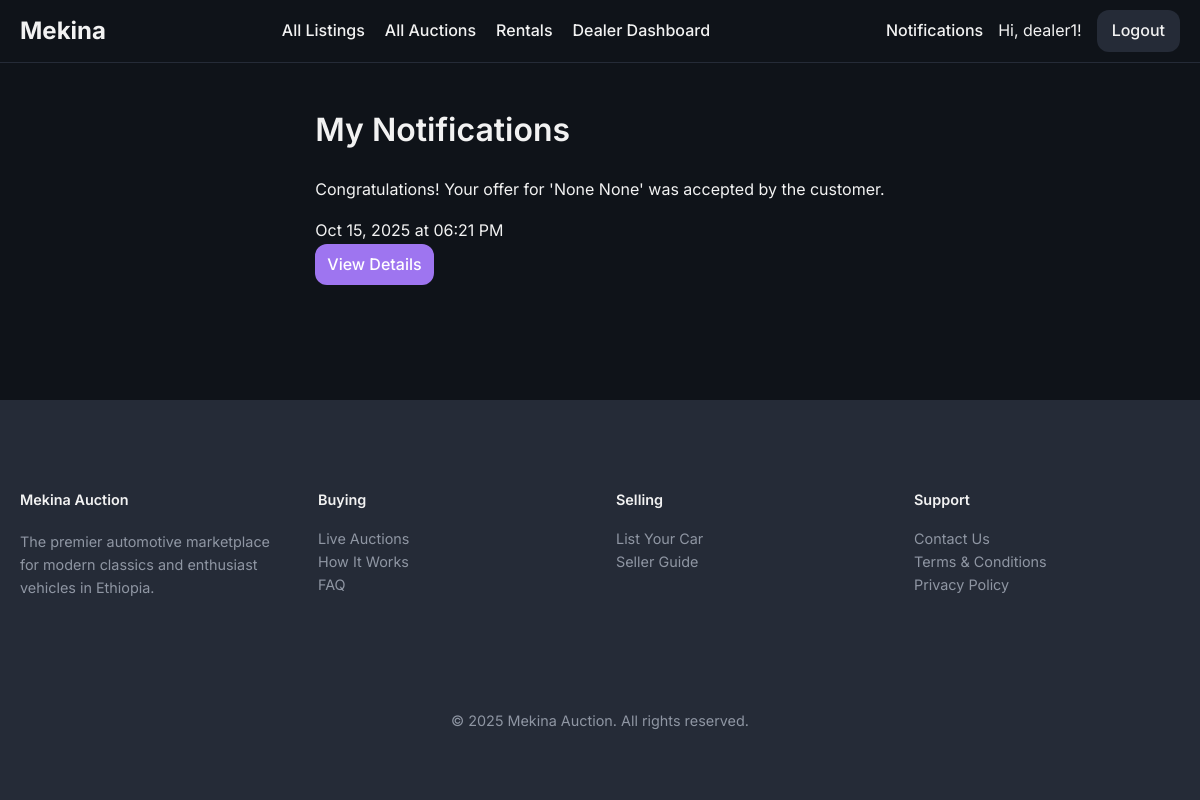
Page /notifications (signed in) on the earlier database version.
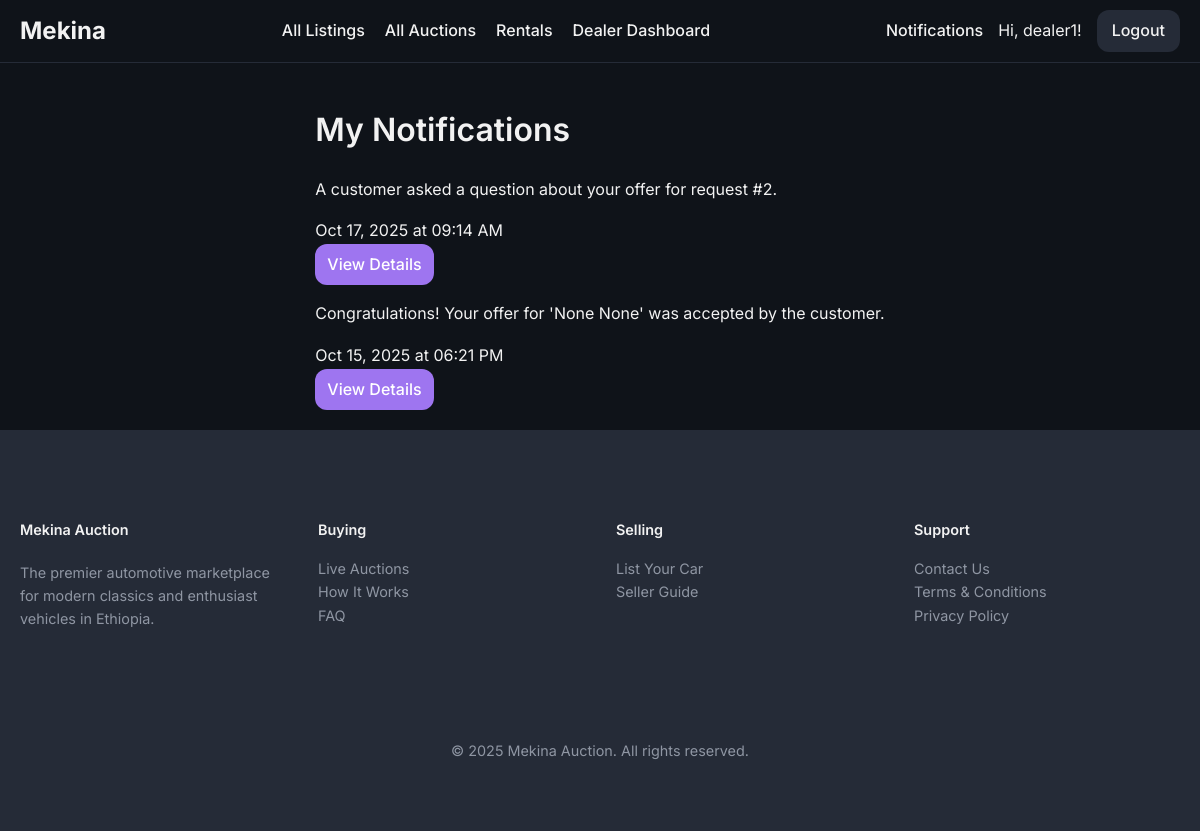
Same page on the later database version.
### models/notification.py (models this page shows)
class Notification(db.Model):
    __tablename__ = 'notification'
    id = db.Column(db.Integer, primary_key=True)
    user_id = db.Column(db.Integer, db.ForeignKey('user.id'), nullable=False)
    message = db.Column(db.Text, nullable=False)
    link = db.Column(db.String(255), nullable=True)
    is_read = db.Column(db.Boolean, default=False, nullable=False)
    timestamp = db.Column(db.DateTime, default=datetime.utcnow, index=True)

### routes/main.py (the view)
@main_bp.route('/notifications')
@login_required
def notifications():
    user_notifications = Notification.query.filter_by(user_id=current_user.id).order_by(Notification.timestamp.desc()).all()
    Notification.query.filter_by(user_id=current_user.id, is_read=False).update({'is_read': True})
    db.session.commit()
    return render_template('notifications.html', notifications=user_notifications)

### templates/notifications.html (shortened to what this page needs)
{% extends "base.html" %}
{% block content %}
    <h1>My Notifications</h1>
    <div class="notification-list">
        {% if notifications %}
            {% for notification in notifications %}
                <div class="notification-item {% if not notification.is_read %}unread{% endif %}">
                    <div class="notification-content">
                        <p>{{ notification.message }}</p>
                        <span class="notification-time">{{ notification.timestamp.strftime('%b %d, %Y at %I:%M %p') }}</span>
                    </div>
                    {% if notification.link %}
                        <div class="notification-action">
                            <a href="{{ notification.link }}" class="btn approve">View Details</a>
                        </div>
                    {% endif %}
                </div>
            {% endfor %}
        {% else %}
            <p>You have no notifications.</p>
        {% endif %}
    </div>
{% endblock %}

Differences in the rows shown:
added Notification: message "A customer asked a question about your offer for request #2.", timestamp "Oct 17, 2025 at 09:14 AM"
